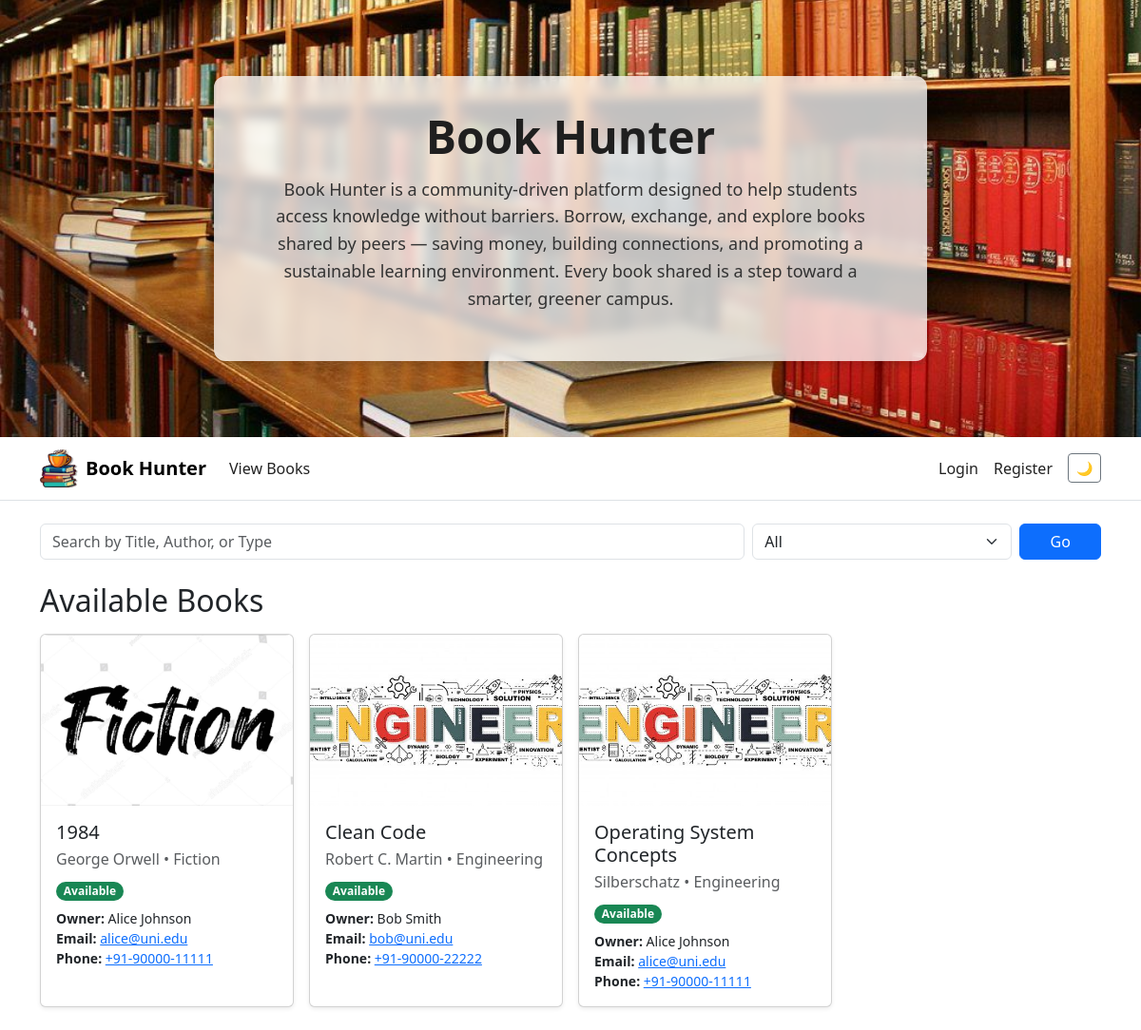
The page / on the database its author committed.
### app.py (models this page shows, shortened)
class Book(db.Model):
    id = db.Column(db.Integer, primary_key=True)
    owner_id = db.Column(db.Integer, db.ForeignKey('user.id'), nullable=False)
    title = db.Column(db.String(200), nullable=False)
    author = db.Column(db.String(200))
    type = db.Column(db.String(50), default='Other')
    image_url = db.Column(db.String(500))
    available = db.Column(db.Boolean, default=True)
    due_at = db.Column(db.DateTime, nullable=True)
    contact_email = db.Column(db.String(200))
    contact_phone = db.Column(db.String(50))
    created_at = db.Column(db.DateTime, default=datetime.utcnow)
    owner = db.relationship('User', backref='books')

class User(db.Model, UserMixin):
    id = db.Column(db.Integer, primary_key=True)
    username = db.Column(db.String(120), unique=True, nullable=False)
    password_hash = db.Column(db.String(256), nullable=False)
    display_name = db.Column(db.String(120), nullable=False)
    contact_email = db.Column(db.String(200))
    contact_phone = db.Column(db.String(50))
    created_at = db.Column(db.DateTime, default=datetime.utcnow)

### app.py (the view, shortened to what this page needs)
@app.route('/')
def index():
    search = request.args.get('search', '').strip()
    filter_type = request.args.get('type', '').strip()
    query = Book.query
    if filter_type and filter_type != "All":
        query = query.filter(Book.type == filter_type)
    rows = query.order_by(Book.created_at.desc()).all()
    wish_ids = set()
    if current_user.is_authenticated:
        wish_ids = {w.book_id for w in Wishlist.query.filter_by(user_id=current_user.id).all()}
    view = []
    for b in rows:
        owner = User.query.get(b.owner_id)
        view.append({
            'id': b.id,
            'title': b.title,
            'author': b.author,
            'type': b.type,
            'image_url': b.image_url,
            'available': b.available,
            'owner': {
                'id': owner.id if owner else None,
                'name': owner.display_name if owner else 'Owner',
                'email': (b.contact_email or (owner.contact_email if owner else None)),
                'phone': (b.contact_phone or (owner.contact_phone if owner else None)),
            },
            'wishlisted': (b.id in wish_ids)
        })
    book_types = ["All", "Engineering", "Fiction", "Non-Fiction", "Business", "Science", "Other"]
    return render_template('index.html', books=view, search=search, filter_type=filter_type, book_types=book_types)

### templates/index.html (shortened to what this page needs)
{% extends 'base.html' %}
{% block content %}
<form class="mb-4" method="get" action="{{ url_for('index') }}">
  <div class="row g-2">
    <div class="col-md-8">
      <input type="text" name="search" class="form-control"
             placeholder="Search by Title, Author, or Type"
             value="{{ search if search else '' }}">
    </div>
    <div class="col-md-3">
      <select name="type" class="form-select">
        {% for t in book_types %}
          <option value="{{ t }}" {% if filter_type == t %}selected{% endif %}>{{ t }}</option>
        {% endfor %}
      </select>
    </div>
    <div class="col-md-1 d-grid">
      <button class="btn btn-primary" type="submit">Go</button>
    </div>
  </div>
</form>
<h2 class="mb-3">Available Books</h2>
<div class="row g-3">
  {% for b in books %}
  <div class="col-12 col-sm-6 col-md-4 col-lg-3">
    <div class="card h-100 shadow-sm position-relative">
      <img src="{{ b.image_url }}" class="card-img-top" alt="{{ b.title }}">
      <div class="card-body">
        <h5 class="card-title mb-1">{{ b.title }}</h5>
        <p class="text-muted mb-2">{{ b.author }} • {{ b.type }}</p>
        <span class="badge rounded-pill text-bg-{{ 'success' if b.available else 'danger' }}">
          {{ 'Available' if b.available else 'Taken' }}
        </span>
        <div class="mt-2 small">
          <div><strong>Owner:</strong> {{ b.owner.name }}</div>
          {% if b.owner.email %}<div><strong>Email:</strong> <a href="mailto:{{ b.owner.email }}">{{ b.owner.email }}</a></div>{% endif %}
          {% if b.owner.phone %}<div><strong>Phone:</strong> <a href="tel:{{ b.owner.phone }}">{{ b.owner.phone }}</a></div>{% endif %}
        </div>
      </div>
    </div>
  </div>
  {% endfor %}
</div>
{% endblock %}

### templates/base.html (shortened to what this page needs)
<!doctype html>
<html lang="en" data-bs-theme="light">
<head>
  <link href="https://cdn.jsdelivr.net/npm/bootstrap@5.3.3/dist/css/bootstrap.min.css" rel="stylesheet">
</head>
{% if request.endpoint == 'index' %}
<div class="hero-section">
    <div class="hero-content">
        <h1 class="hero-title">Book Hunter</h1>
        <p class="hero-description">
            Book Hunter is a community-driven platform designed to help students access knowledge without barriers. Borrow, exchange, and explore books shared by peers — saving money, building connections, and promoting a sustainable learning environment. Every book shared is a step toward a smarter, greener campus.
        </p>
    </div>
</div>
{% endif %}
<nav class="navbar navbar-expand-lg bg-body border-bottom">
  <div class="container">
    <a class="navbar-brand fw-semibold d-flex align-items-center" href="{{ url_for('index') }}">
    <img src="{{ url_for('static', filename='defaults/bookslogo.jpg') }}" class="nav-logo" alt="Logo">
    <span class="ms-2">Book Hunter</span>
</a>
    <div class="collapse navbar-collapse" id="navbarsExample">
      <ul class="navbar-nav me-auto mb-2 mb-lg-0">
        <li class="nav-item"><a class="nav-link" href="{{ url_for('index') }}">View Books</a></li>
      </ul>
      <ul class="navbar-nav ms-auto mb-2 mb-lg-0 align-items-center">
        {% if current_user.is_authenticated %}
        <li class="nav-item"><a class="nav-link" href="{{ url_for('profile') }}">Profile</a></li>
        <li class="nav-item"><a class="nav-link" href="{{ url_for('books_add') }}">Add Book</a></li>
        <li class="nav-item"><a class="nav-link" href="{{ url_for('logout') }}">Logout</a></li>
        {% else %}
        <li class="nav-item"><a class="nav-link" href="{{ url_for('login') }}">Login</a></li>
        <li class="nav-item"><a class="nav-link" href="{{ url_for('register') }}">Register</a></li>
        {% endif %}
        <li class="nav-item ms-2">
          <button id="themeToggle" class="btn btn-outline-secondary btn-sm" type="button">🌙</button>
        </li>
      </ul>
    </div>
  </div>
</nav>
<main class="container py-4">
  {% block content %}{% endblock %}
</main>
</body>
</html>

### templates/base.html (style rules this page uses)
.card-img-top { width: 100%; height: 180px; object-fit: cover; object-position: center; border-top-left-radius: .5rem; border-top-right-radius: .5rem; }
.hero-section { background-image: url("static/defaults/bookhunter.jpg"); background-size: cover; background-position: center; background-repeat: no-repeat; padding: 80px 0; display: flex; justify-content: center; align-items: center; }
.hero-content { background: rgba(255, 255, 255, 0.75); backdrop-filter: blur(6px); border-radius: 12px; padding: 35px 50px; max-width: 750px; text-align: center; box-shadow: 0 4px 14px rgba(0,0,0,0.2); }
.hero-title { font-size: 48px; font-weight: 700; margin-bottom: 12px; color: #1f1f1f; }
.hero-description { font-size: 18px; color: #333; line-height: 1.6; }
.nav-logo { height: 40px; width: 40px; object-fit: cover; border-radius: 6px; }
.navbar-nav .nav-link { position: relative; font-weight: 500; color: #222 !important; padding: 8px 10px; transition: 0.3s; }
.navbar-nav .nav-link::after { content: ""; position: absolute; left: 0; bottom: -4px; width: 100%; height: 2px; background-color: #000; transform: scaleX(0); transform-origin: left; transition: 0.3s ease; }

### rows shown on the page
Book: image_url (picture), title "1984", author "George Orwell", type "Fiction", available "Available", owner.name "Alice Johnson", owner.email "alice@uni.edu", owner.phone "+91-90000-11111"
Book: image_url (picture), title "Clean Code", author "Robert C. Martin", type "Engineering", available "Available", owner.name "Bob Smith", owner.email "bob@uni.edu", owner.phone "+91-90000-22222"
Book: image_url (picture), title "Operating System Concepts", author "Silberschatz", type "Engineering", available "Available", owner.name "Alice Johnson", owner.email "alice@uni.edu", owner.phone "+91-90000-11111"

### other values the page prints
form field type "All"
